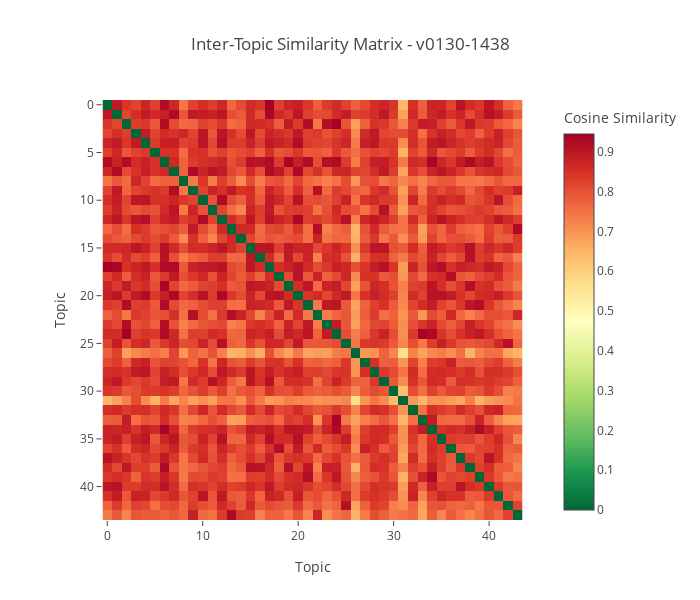

Here is the notebook cell this chart was saved with:
### Code cell
# Cell 13: Similarity Heatmap
# Show heatmap for first version with valid similarity matrix
for version_id in version_ids:
    results = similarity_results[version_id]
    version_name = versions_df[versions_df['id']==version_id]['name'].values[0]
    
    # Skip versions with fewer than 2 topics (empty similarity matrix)
    if results['similarity_matrix'].size == 0:
        print(f"Skipping {version_name}: fewer than 2 topics, no similarity matrix available")
        continue
    
    fig = px.imshow(
        results['similarity_matrix'],
        labels=dict(x="Topic", y="Topic", color="Cosine Similarity"),
        x=results['topic_ids'],
        y=results['topic_ids'],
        color_continuous_scale='RdYlGn_r',
        title=f"Inter-Topic Similarity Matrix - {version_name}"
    )
    fig.update_layout(height=600, width=700)
    fig.show()
    break  # Only show first valid heatmap as example

### Figure 1 — Plotly figure (JSON) as saved in the notebook; plotly's stock layout.template omitted (floating-point values rounded to 4 significant figures; data arrays with more than 128 entries replaced by an {"elided": "..."} marker saying what was removed)
{"data": [{"coloraxis": "coloraxis", "hovertemplate": "Topic: %{x}<br>Topic: %{y}<br>Cosine Similarity: %{z}<extra></extra>", "name": "0", "type": "heatmap", "x": [0, 1, 2, 3, 4, 5, 6, 7, 8, 9, 10, 11, 12, 13, 14, 15, 16, 17, 18, 19, 20, 21, 22, 23, 24, 25, 26, 27, 28, 29, 30, 31, 32, 33, 34, 35, 36, 37, 38, 39, 40, 41, 42, 43], "xaxis": "x", "y": [0, 1, 2, 3, 4, 5, 6, 7, 8, 9, 10, 11, 12, 13, 14, 15, 16, 17, 18, 19, 20, 21, 22, 23, 24, 25, 26, 27, 28, 29, 30, 31, 32, 33, 34, 35, 36, 37, 38, 39, 40, 41, 42, 43], "yaxis": "y", "z": {"elided": "44x44 float values"}}], "layout": {"coloraxis": {"colorbar": {"title": {"text": "Cosine Similarity"}}, "colorscale": [[0, "rgb(0,104,55)"], [0.1, "rgb(26,152,80)"], [0.2, "rgb(102,189,99)"], [0.3, "rgb(166,217,106)"], [0.4, "rgb(217,239,139)"], [0.5, "rgb(255,255,191)"], [0.6, "rgb(254,224,139)"], [0.7, "rgb(253,174,97)"], [0.8, "rgb(244,109,67)"], [0.9, "rgb(215,48,39)"], [1, "rgb(165,0,38)"]]}, "height": 600, "title": {"text": "Inter-Topic Similarity Matrix - v0130-1438"}, "width": 700, "xaxis": {"anchor": "y", "constrain": "domain", "domain": [0, 1], "scaleanchor": "y", "title": {"text": "Topic"}}, "yaxis": {"anchor": "x", "autorange": "reversed", "constrain": "domain", "domain": [0, 1], "title": {"text": "Topic"}}}}
